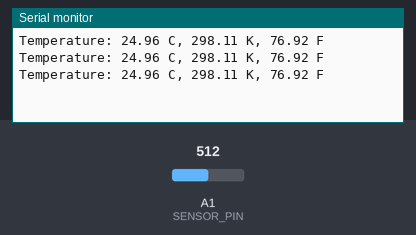
Simulated run of this sketch. Board: Arduino Mega 2560, built with avr-gcc and run on an emulated ATmega2560. Shown: the last lines printed to the serial monitor. The inputs (shaded band) are chosen by the test bench; at power-on: A1 (SENSOR_PIN) = 512.

Above: at 1.2 s.
1.3 s: A1 (SENSOR_PIN) set to 716
At 1.9 s:
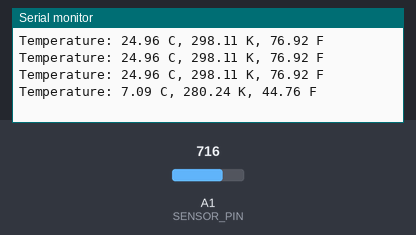
2.8 s: A1 (SENSOR_PIN) set to 900
At 3.4 s:
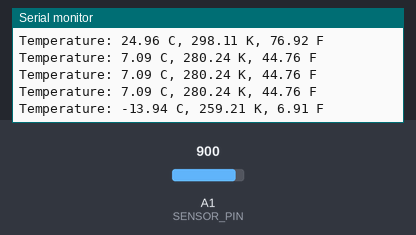
Timing chart, 0 to 5.8 s (numbered marks = the images above; inputs shaded):
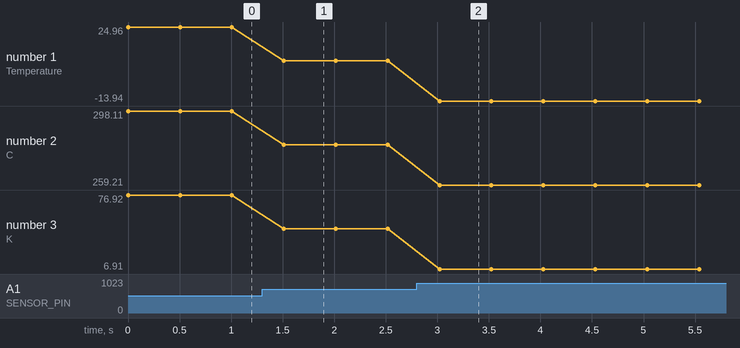

The sketch:

SerialReading.ino
```cpp
/*
  NTC Thermistor

  Reads a temperature from the NTC 3950 thermistor
  and displays it in the default Serial.

  https://github.com/YuriiSalimov/NTC_Thermistor

  Created by Yurii Salimov, May, 2019.
  Released into the public domain.
*/
#include <Thermistor.h>
#include <NTC_Thermistor.h>

#define SENSOR_PIN             A1
#define REFERENCE_RESISTANCE   10000
#define NOMINAL_RESISTANCE     10000
#define NOMINAL_TEMPERATURE    25
#define B_VALUE                3950

Thermistor* thermistor;

// the setup function runs once when you press reset or power the board
void setup() {
  Serial.begin(9600);
  Serial2.begin(9600);

  thermistor = new NTC_Thermistor(
    SENSOR_PIN,
    REFERENCE_RESISTANCE,
    NOMINAL_RESISTANCE,
    NOMINAL_TEMPERATURE,
    B_VALUE
  );
}

// the loop function runs over and over again forever
void loop() {
  // Reads temperature
  const double celsius = thermistor->readCelsius();
  const double kelvin = thermistor->readKelvin();
  const double fahrenheit = thermistor->readFahrenheit();

  // Output of information
  Serial.print("Temperature: ");
  Serial.print(celsius);
  Serial.print(" C, ");

  Serial2.print("Temperature: ");
  Serial2.print(celsius);
  Serial2.print(" C, ");

  Serial.print(kelvin);
  Serial.print(" K, ");
  Serial.print(fahrenheit);
  Serial.println(" F");

  delay(500); // optionally, only to delay the output of information in the example.
}
```

Measured:
- after the input at 1.3 s, the serial monitor: prints a new line after 0.21 s (image 1)
- after the input at 2.8 s, the serial monitor: prints a new line after 0.22 s (image 2)
- plotted number 1: 24.96 → 7.09 after the input at 1.3 s, 7.09 → -13.94 after the input at 2.8 s
- plotted number 2: 298.11 → 280.24 after the input at 1.3 s, 280.24 → 259.21 after the input at 2.8 s
- plotted number 3: 76.92 → 44.76 after the input at 1.3 s, 44.76 → 6.91 after the input at 2.8 s
